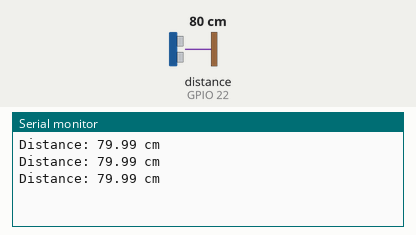
This sketch was run on a simulated ESP32. On the bench: the last lines printed to the serial monitor. Wiring (inferred from the names in the program): ultrasonic range finder: trigger GPIO 23; echo GPIO 22. The inputs (shaded band) are chosen by the test bench; at power-on: distance to the obstacle (sensor on GPIO 22) 80 cm. The echo pulse lasts 58.3 µs per cm.

Above: at 1.3 s.
1.4 s: distance to the obstacle (sensor on GPIO 22) set to 2 cm
At 1.9 s:
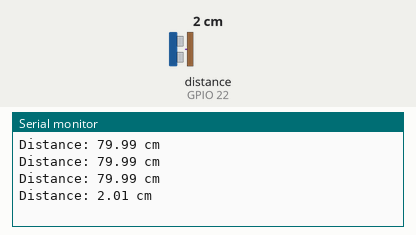
2.9 s: distance to the obstacle (sensor on GPIO 22) set to 4 cm
At 3.4 s:
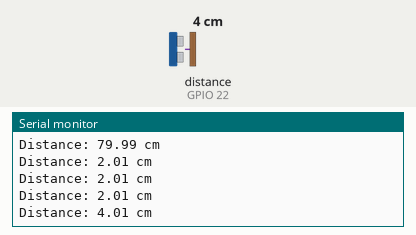
Timing chart, 0 to 5.9 s (numbered marks = the images above; inputs shaded):
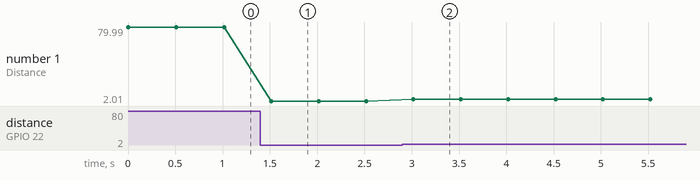

Measured:
- after the input at 1.4 s, the serial monitor: prints a new line after 0.12 s (image 1)
- after the input at 2.9 s, the serial monitor: prints a new line after 0.12 s (image 2)
- plotted number 1: 79.99 → 2.01 after the input at 1.4 s, 2.01 → 4.01 after the input at 2.9 s

The sketch:

ultrasonic.ino
```cpp
#define TRIG_PIN 23              // deklarasikan dan inisialisasi variabel untuk pin 23 pada ESP32
#define ECHO_PIN 22              // deklarasikan dan inisialisasi variabel untuk pin 22 pada ESP32
float duration_us, distance_cm;  // deklarasikan dua variabel bertipe float untuk waktu dan jarak

void setup() {
  Serial.begin(9600);         // inisialisasi komunikasi serial dengan kecepatan 9600 bit per detik
  pinMode(TRIG_PIN, OUTPUT);  // inisialisasi trig sebagai output
  pinMode(ECHO_PIN, INPUT);   // inisialisasi echo sebagai input
}

void loop() {
  digitalWrite(TRIG_PIN, LOW);   // set trig ke LOW
  delayMicroseconds(2);          // tunggu selama 2 mikrodetik
  digitalWrite(TRIG_PIN, HIGH);  // set trig ke HIGH
  delayMicroseconds(10);         // tunggu selama 10 mikrodetik
  digitalWrite(TRIG_PIN, LOW);   // set trig kembali ke LOW

  duration_us = pulseIn(ECHO_PIN, HIGH);   // baca durasi pulsa echo
  distance_cm = duration_us * 0.0343 / 2;  // hitung jarak dalam cm

  Serial.print("Distance: ");
  Serial.print(distance_cm);
  Serial.println(" cm");

  delay(500); // tunggu 1/2 detik
}
```
